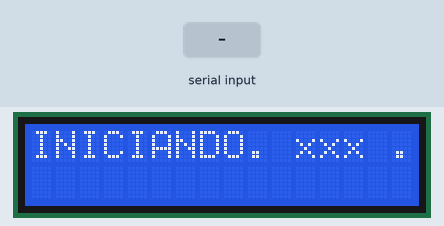
Bench run of a sketch on a simulated Arduino Uno, built with avr-gcc and run on an emulated ATmega328P. Parts: 16×2 character LCD. The test bench sets the inputs (shaded band).

Above: at 1.2 s.
1.3 s: "1" received over Serial
At 2.0 s:
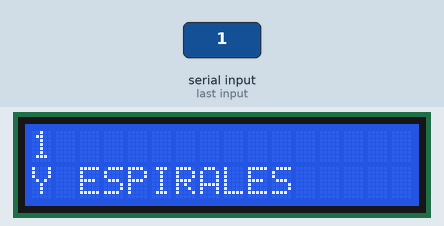
2.9 s: "0" received over Serial
At 4.2 s:
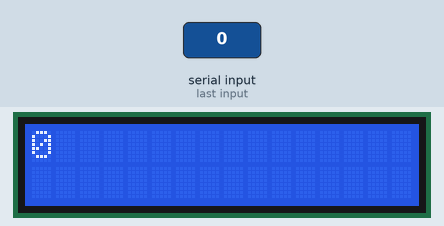
4.5 s: "2" received over Serial
At 5.5 s:
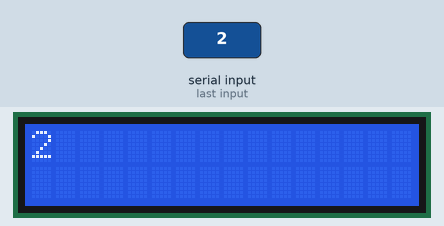
Timing chart, 0 to 7.5 s (numbered marks = the images above; inputs shaded):
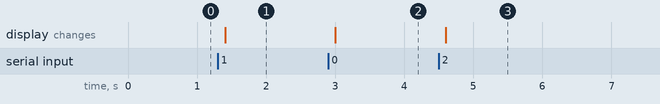

The sketch:

lcd_serial_error.ino
```cpp
//#include <SoftwareSerial.h>

//SoftwareSerial mySerial(2, 3); // RX, TX

// include the library code:
#include <LiquidCrystal.h>

// initialize the library with the numbers of the interface pins
LiquidCrystal lcd(11, NULL, 12, 7, 8, 9, 10);

char A;

void setup() {
  // set up the LCD's number of columns and rows:
  lcd.begin(16, 2);
  // Print a message to the LCD.
  Serial.begin(9600);
  lcd.print("INICIANDO. xxx ..");

  //nuevo
  // set the data rate for the SoftwareSerial port to Raspberry Pi
//  mySerial.begin(9600);


}


void loop() {
    // Comprobamos que llegan datos al puerto serie
  if (Serial.available()) {
    // Esperamos un poco para que llege todo el mensaje
    delay(100);
    // Limpiamos la pantalla
    lcd.clear();
    // Leemos los datos hasta aciar el buffer
    while (Serial.available() > 0) {
      A = Serial.read();
      // escrimos en el LCD
      lcd.print(A);

      if(A == '1') {
    lcd.setCursor(0,1);            //move the cursor to the 2nd line
    lcd.print("Y ESPIRALES");          //print...
      }

    }
  }
}
```

Measured:
- after the input at 1.3 s, the display: changes after 0.11 s (image 1)
- after the input at 2.9 s, the display: changes after 0.10 s (image 2)
- after the input at 4.5 s, the display: changes after 0.10 s (image 3)
